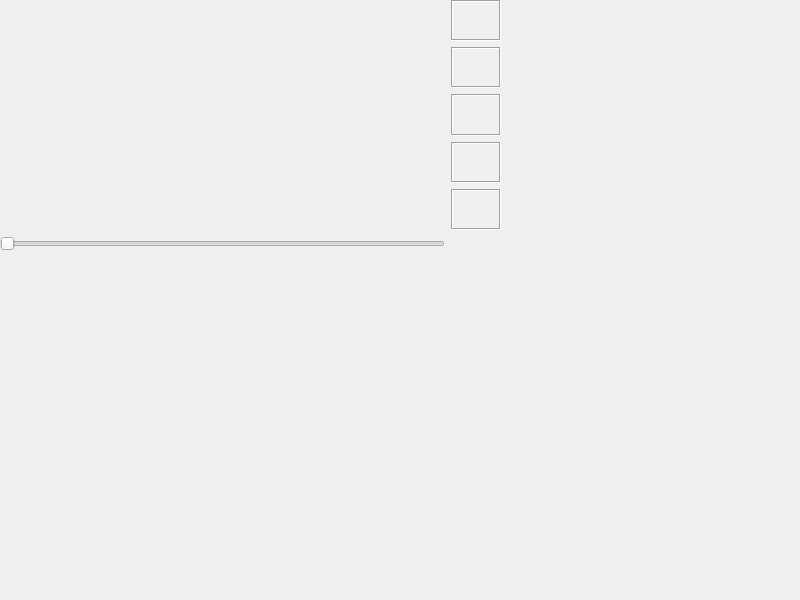
<?xml version="1.0" encoding="UTF-8"?>
<ui version="4.0">
 <class>frmRulerProgress</class>
 <widget class="QWidget" name="frmRulerProgress">
  <property name="geometry">
   <rect>
    <x>0</x>
    <y>0</y>
    <width>800</width>
    <height>600</height>
   </rect>
  </property>
  <property name="windowTitle">
   <string>Form</string>
  </property>
  <widget class="QWidget" name="widget" native="true">
   <property name="geometry">
    <rect>
     <x>0</x>
     <y>0</y>
     <width>501</width>
     <height>251</height>
    </rect>
   </property>
   <layout class="QGridLayout" name="gridLayout">
    <item row="0" column="0">
     <widget class="RulerProgress" name="rulerProgress1" native="true"/>
    </item>
    <item row="0" column="1">
     <widget class="QLabel" name="labValue1">
      <property name="minimumSize">
       <size>
        <width>50</width>
        <height>0</height>
       </size>
      </property>
      <property name="frameShape">
       <enum>QFrame::Box</enum>
      </property>
      <property name="frameShadow">
       <enum>QFrame::Sunken</enum>
      </property>
      <property name="text">
       <string/>
      </property>
      <property name="alignment">
       <set>Qt::AlignCenter</set>
      </property>
     </widget>
    </item>
    <item row="1" column="0">
     <widget class="RulerProgress" name="rulerProgress2" native="true"/>
    </item>
    <item row="1" column="1">
     <widget class="QLabel" name="labValue2">
      <property name="frameShape">
       <enum>QFrame::Box</enum>
      </property>
      <property name="frameShadow">
       <enum>QFrame::Sunken</enum>
      </property>
      <property name="text">
       <string/>
      </property>
      <property name="alignment">
       <set>Qt::AlignCenter</set>
      </property>
     </widget>
    </item>
    <item row="2" column="0">
     <widget class="RulerProgress" name="rulerProgress3" native="true"/>
    </item>
    <item row="2" column="1">
     <widget class="QLabel" name="labValue3">
      <property name="frameShape">
       <enum>QFrame::Box</enum>
      </property>
      <property name="frameShadow">
       <enum>QFrame::Sunken</enum>
      </property>
      <property name="text">
       <string/>
      </property>
      <property name="alignment">
       <set>Qt::AlignCenter</set>
      </property>
     </widget>
    </item>
    <item row="3" column="0">
     <widget class="RulerProgress" name="rulerProgress4" native="true"/>
    </item>
    <item row="3" column="1">
     <widget class="QLabel" name="labValue4">
      <property name="frameShape">
       <enum>QFrame::Box</enum>
      </property>
      <property name="frameShadow">
       <enum>QFrame::Sunken</enum>
      </property>
      <property name="text">
       <string/>
      </property>
      <property name="alignment">
       <set>Qt::AlignCenter</set>
      </property>
     </widget>
    </item>
    <item row="4" column="0">
     <widget class="RulerProgress" name="rulerProgress5" native="true"/>
    </item>
    <item row="4" column="1">
     <widget class="QLabel" name="labValue5">
      <property name="frameShape">
       <enum>QFrame::Box</enum>
      </property>
      <property name="frameShadow">
       <enum>QFrame::Sunken</enum>
      </property>
      <property name="text">
       <string/>
      </property>
      <property name="alignment">
       <set>Qt::AlignCenter</set>
      </property>
     </widget>
    </item>
    <item row="5" column="0">
     <widget class="QSlider" name="horizontalSlider">
      <property name="maximum">
       <number>100</number>
      </property>
      <property name="orientation">
       <enum>Qt::Horizontal</enum>
      </property>
     </widget>
    </item>
   </layout>
  </widget>
 </widget>
 <customwidgets>
  <customwidget>
   <class>RulerProgress</class>
   <extends>QWidget</extends>
   <header>rulerprogress.h</header>
   <container>1</container>
  </customwidget>
 </customwidgets>
 <resources/>
 <connections/>
</ui>
